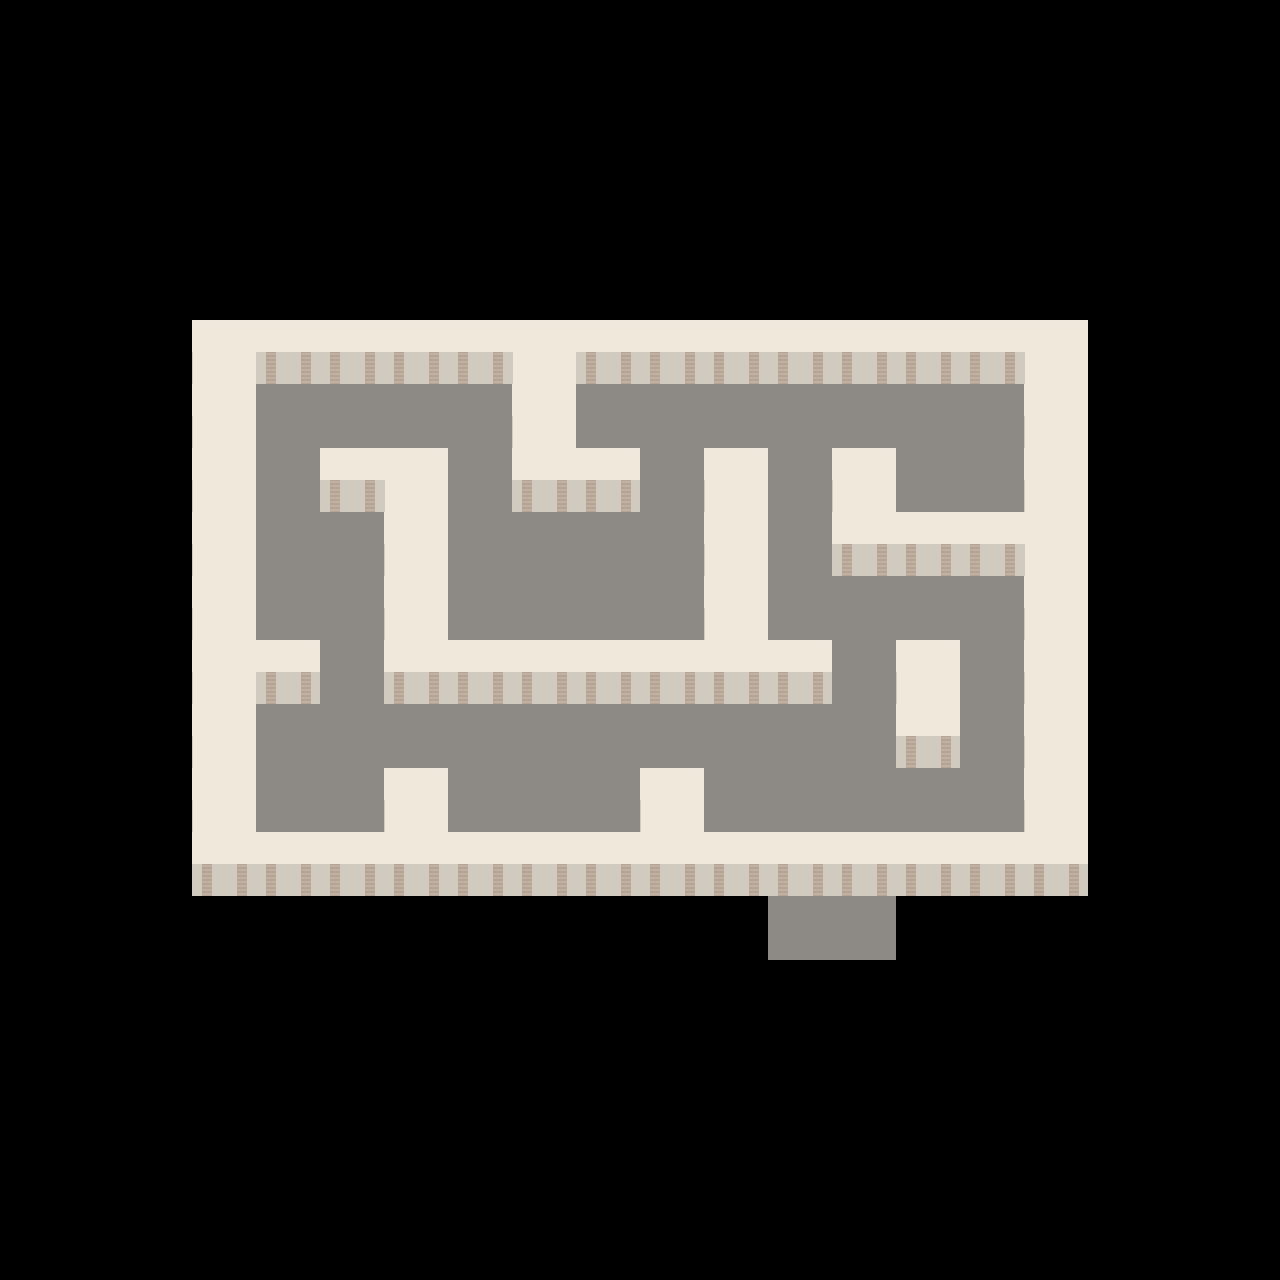

This is a level from a 2D game, rendered from its Tiled map with the project's own tilesets. A one-line summary and the complete map file follow:
An orthogonal 20x20 tile map with 64x64 px tiles, 1 tile layer (Vrstva dlaždic 1) and 17 objects.

<map version="1.0" tiledversion="1.0.2" orientation="orthogonal" renderorder="right-down" width="20" height="20" tilewidth="64" tileheight="64" nextobjectid="18">
 <tileset firstgid="1" name="tileset" tilewidth="64" tileheight="64" tilecount="100" columns="10">
  <image source="tileset.png" width="640" height="640" />
 </tileset>
 <layer name="Vrstva dlaždic 1" width="20" height="20">
  <data encoding="csv">
0,0,0,0,0,0,0,0,0,0,0,0,0,0,0,0,0,0,0,0,
0,0,0,0,0,0,0,0,0,0,0,0,0,0,0,0,0,0,0,0,
0,0,0,0,0,0,0,0,0,0,0,0,0,0,0,0,0,0,0,0,
0,0,0,0,0,0,0,0,0,0,0,0,0,0,0,0,0,0,0,0,
0,0,0,0,0,0,0,0,0,0,0,0,0,0,0,0,0,0,0,0,
0,0,0,3,2,2,2,2,3,2,2,2,2,2,2,2,3,0,0,0,
0,0,0,3,1,1,1,1,3,1,1,1,1,1,1,1,3,0,0,0,
0,0,0,3,1,2,3,1,2,2,1,3,1,3,1,1,3,0,0,0,
0,0,0,3,1,1,3,1,1,1,1,3,1,2,2,2,3,0,0,0,
0,0,0,3,1,1,3,1,1,1,1,3,1,1,1,1,3,0,0,0,
0,0,0,3,2,1,2,2,2,2,2,2,2,1,3,1,3,0,0,0,
0,0,0,3,1,1,1,1,1,1,1,1,1,1,2,1,3,0,0,0,
0,0,0,3,1,1,3,1,1,1,3,1,1,1,1,1,3,0,0,0,
0,0,0,2,2,2,2,2,2,2,2,2,2,2,2,2,2,0,0,0,
0,0,0,0,0,0,0,0,0,0,0,0,1,1,0,0,0,0,0,0,
0,0,0,0,0,0,0,0,0,0,0,0,0,0,0,0,0,0,0,0,
0,0,0,0,0,0,0,0,0,0,0,0,0,0,0,0,0,0,0,0,
0,0,0,0,0,0,0,0,0,0,0,0,0,0,0,0,0,0,0,0,
0,0,0,0,0,0,0,0,0,0,0,0,0,0,0,0,0,0,0,0,
0,0,0,0,0,0,0,0,0,0,0,0,0,0,0,0,0,0,0,0
</data>
 </layer>
 <objectgroup name="Collisions">
  <object id="1" x="192" y="320" width="896" height="64" />
  <object id="2" x="1024" y="384" width="64" height="512" />
  <object id="3" x="832" y="448" width="64" height="128" />
  <object id="4" x="896" y="512" width="128" height="64" />
  <object id="5" x="192" y="384" width="64" height="512" />
  <object id="6" x="512" y="384" width="64" height="128" />
  <object id="7" x="576" y="448" width="64" height="64" />
  <object id="8" x="704" y="448" width="64" height="256" />
  <object id="9" x="768" y="640" width="64" height="64" />
  <object id="10" x="384" y="640" width="320" height="64" />
  <object id="11" x="320" y="448" width="128" height="64" />
  <object id="12" x="384" y="512" width="64" height="128" />
  <object id="13" x="896" y="640" width="64" height="128" />
  <object id="14" x="256" y="832" width="768" height="64" />
  <object id="15" x="256" y="640" width="64" height="64" />
  <object id="16" x="640" y="768" width="64" height="64" />
  <object id="17" x="384" y="768" width="64" height="64" />
 </objectgroup>
</map>